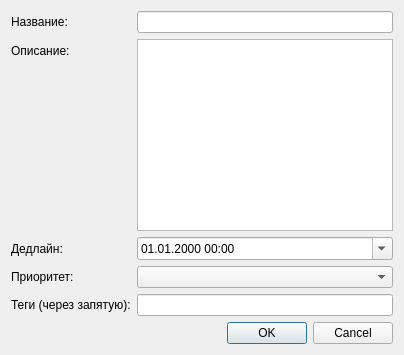
<?xml version="1.0" encoding="UTF-8"?>
<ui version="4.0">
  <class>NewTaskDialog</class>
  <widget class="QDialog">
    <property name="windowTitle">
      <string>Добавить задачу</string>
    </property>
    <property name="sizePolicy">
      <sizepolicy hsizetype="Expanding" vsizetype="Expanding">
        <horstretch>0</horstretch>
        <verstretch>0</verstretch>
      </sizepolicy>
    </property>
    <layout class="QVBoxLayout" name="verticalLayout">
      <item>
        <layout class="QFormLayout" name="formLayout">
          <item row="0" column="0">
            <widget class="QLabel">
              <property name="text">
                <string>Название:</string>
              </property>
            </widget>
          </item>
          <item row="0" column="1">
            <widget class="QLineEdit" name="taskName"/>
          </item>
          <item row="1" column="0">
            <widget class="QLabel">
              <property name="text">
                <string>Описание:</string>
              </property>
            </widget>
          </item>
          <item row="1" column="1">
            <widget class="QTextEdit" name="taskDescription">
              <property name="maximumHeight">
                <number>100</number>
              </property>
            </widget>
          </item>
          <item row="2" column="0">
            <widget class="QLabel">
              <property name="text">
                <string>Дедлайн:</string>
              </property>
            </widget>
          </item>
          <item row="2" column="1">
            <widget class="QDateTimeEdit" name="dueDateEdit">
              <property name="calendarPopup">
                <bool>true</bool>
              </property>
              <property name="displayFormat">
                <string>dd.MM.yyyy hh:mm</string>
              </property>
            </widget>
          </item>
          <item row="3" column="0">
            <widget class="QLabel">
              <property name="text">
                <string>Приоритет:</string>
              </property>
            </widget>
          </item>
          <item row="3" column="1">
            <widget class="QComboBox" name="priorityComboBox"/>
          </item>
          <item row="4" column="0">
            <widget class="QLabel">
              <property name="text">
                <string>Теги (через запятую):</string>
              </property>
            </widget>
          </item>
          <item row="4" column="1">
            <widget class="QLineEdit" name="tagsLineEdit"/>
          </item>
        </layout>
      </item>
      <item>
        <layout class="QHBoxLayout" name="buttonLayout">
          <item>
            <spacer name="horizontalSpacer">
              <property name="orientation">
                <enum>Qt::Horizontal</enum>
              </property>
              <property name="sizeHint">
                <size>
                  <width>40</width>
                  <height>20</height>
                </size>
              </property>
            </spacer>
          </item>
          <item>
            <widget class="QDialogButtonBox" name="buttonBox">
              <property name="standardButtons">
                <set>QDialogButtonBox::Cancel|QDialogButtonBox::Ok</set>
              </property>
            </widget>
          </item>
        </layout>
      </item>
    </layout>
  </widget>
  <customwidgets>
    <customwidget>
      <class>QDateTimeEdit</class>
      <extends>QDateTimeEdit</extends>
      <header>QtWidgets/QDateTimeEdit</header>
    </customwidget>
  </customwidgets>
</ui>
